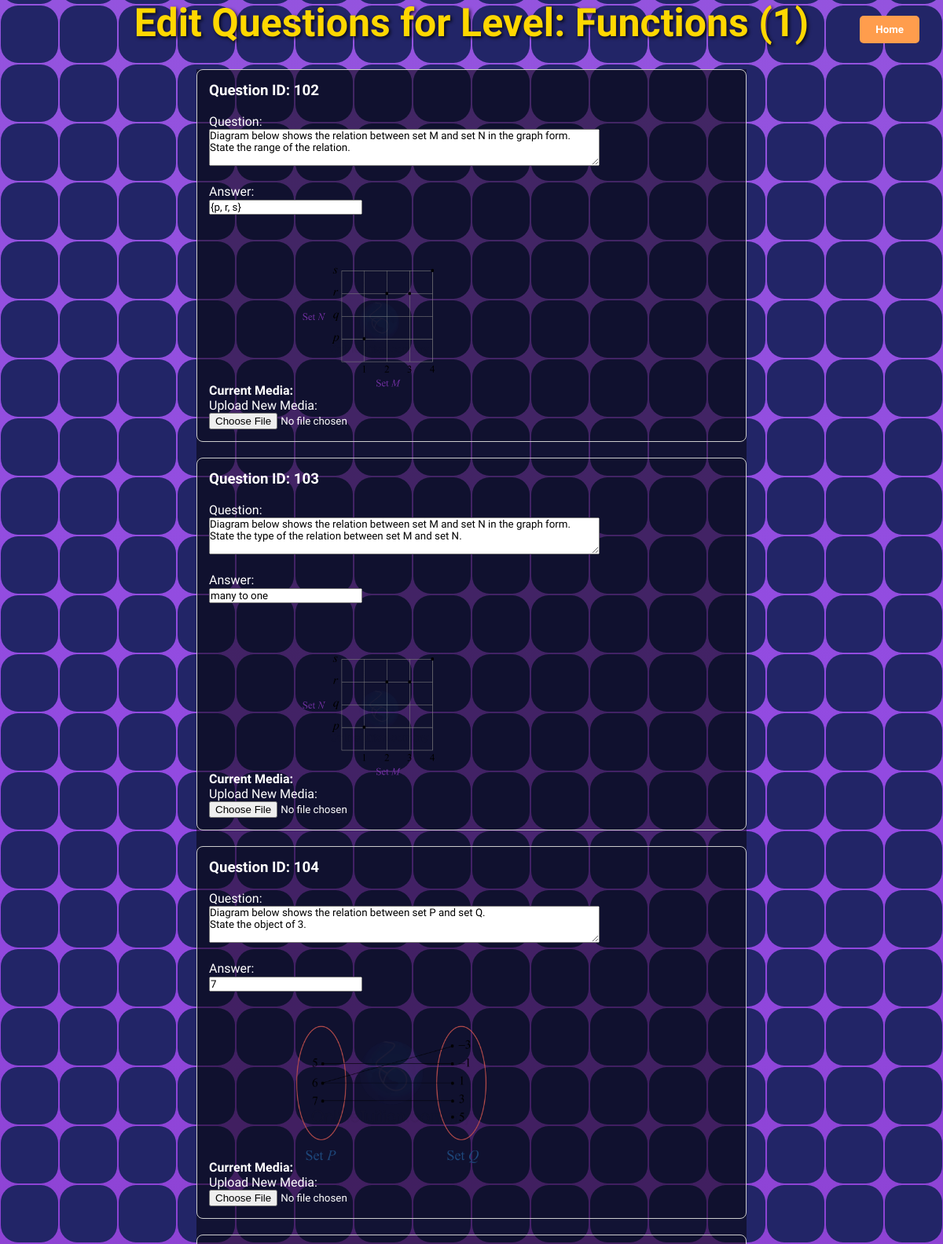
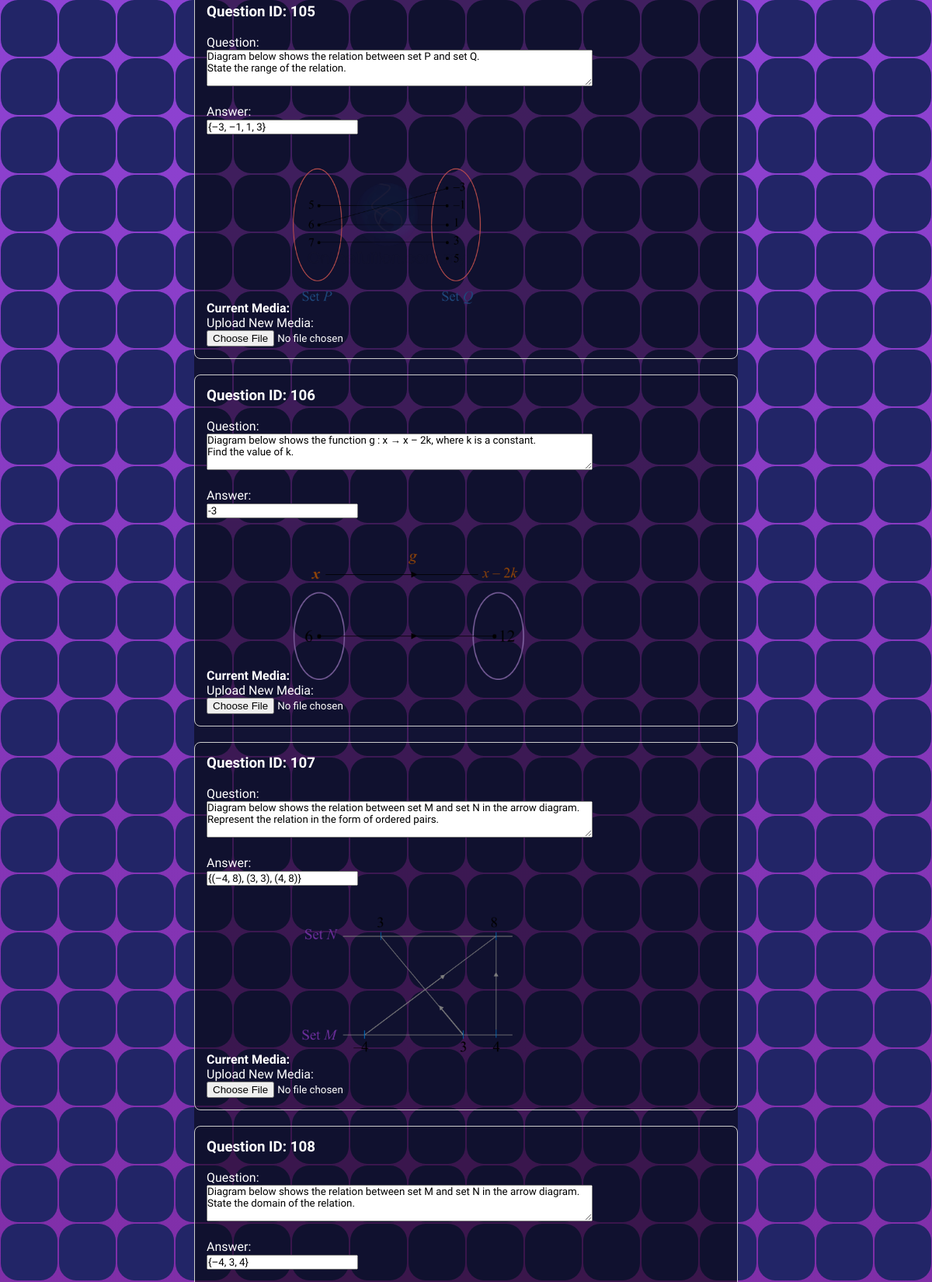
The app's page /editquestion.php?level_id=58 (upper part) with its own data (2 pictures, top to bottom).
### tables this page shows
CREATE TABLE IF NOT EXISTS `level` (
  `level_id` int NOT NULL AUTO_INCREMENT,
  `level_name` varchar(255) NOT NULL,
  PRIMARY KEY (`level_id`)
);

CREATE TABLE IF NOT EXISTS `question` (
  `question_id` int NOT NULL AUTO_INCREMENT,
  `question_text` text NOT NULL,
  `level_id` int NOT NULL,
  `question_type` varchar(255) NOT NULL,
  PRIMARY KEY (`question_id`),
  KEY `level_id` (`level_id`)
);

CREATE TABLE IF NOT EXISTS `answer` (
  `answer_id` int NOT NULL AUTO_INCREMENT,
  `answer_text` text NOT NULL,
  `question_id` int NOT NULL,
  PRIMARY KEY (`answer_id`),
  KEY `answer_ibfk_1` (`question_id`)
);

CREATE TABLE IF NOT EXISTS `media` (
  `media_id` int NOT NULL AUTO_INCREMENT,
  `media_type` enum('image','video','slides','') NOT NULL,
  `media_URL` varchar(255) NOT NULL,
  `material_id` int DEFAULT NULL,
  `discussion_id` int DEFAULT NULL,
  `comment_id` int DEFAULT NULL,
  `question_id` int DEFAULT NULL,
  `response_id` int DEFAULT NULL,
  `badge_id` int DEFAULT NULL,
  `faq_id` int DEFAULT NULL,
  PRIMARY KEY (`media_id`),
  KEY `media_ibfk_1` (`discussion_id`),
  KEY `comment_id` (`comment_id`),
  KEY `material_id` (`material_id`),
  KEY `question_id` (`question_id`),
  KEY `response_id` (`response_id`),
  KEY `badge_id` (`badge_id`),
  KEY `faq_id` (`faq_id`)
);

### editquestion.php (the view, shortened to what this page needs)
<?php
$servername = "localhost";
$username = "root";
$password = "";
$dbname = "gimkit";
$conn = new mysqli($servername, $username, $password, $dbname);
$levelId = $_GET['level_id'] ?? 0;
$levelNameSql = "SELECT level_name FROM level WHERE level_id = ?";
$stmt = $conn->prepare($levelNameSql);
$stmt->bind_param("i", $levelId);
$stmt->execute();
$result = $stmt->get_result();
$level = $result->fetch_assoc();
if ($level) {
    $levelName = $level['level_name'];
} else {
    echo "Invalid Level ID.";
    exit();
}
$sql = "SELECT q.*, a.answer_text, m.media_type, m.media_URL
        FROM question q
        LEFT JOIN answer a ON q.question_id = a.question_id
        LEFT JOIN media m ON q.question_id = m.question_id
        WHERE q.level_id = ?";
$stmt = $conn->prepare($sql);
$stmt->bind_param("i", $levelId);
$stmt->execute();
$result = $stmt->get_result();
$questions = [];
while ($row = $result->fetch_assoc()) {
    $questions[] = $row;
}
?>
<!DOCTYPE html>
<html lang="en">
<head>
</head>
<body>
    <section>
    <?php for ($i = 0; $i < 100; $i++) {
            echo "<span></span>";
            echo "<span></span>";
            echo "<span></span>";
            echo "<span></span>";
            echo "<span></span>";
            echo "<span></span>";
            echo "<span></span>";
            echo "<span></span>";
            echo "<span></span>";
            echo "<span></span>";
            echo "<span></span>";
            echo "<span></span>";
            echo "<span></span>";
            echo "<span></span>";
            echo "<span></span>";
            echo "<span></span>";
            echo "<span></span>";
            echo "<span></span>";
            echo "<span></span>";
            echo "<span></span>";
            echo "<span></span>";
            echo "<span></span>";
            echo "<span></span>";
            echo "<span></span>";
        } ?>
    </section>
    <div class="container">
        <button class="home-button" onclick="window.location.href='home.php'">Home</button>
        <h1>Edit Questions for Level: <?php echo htmlspecialchars($levelName); ?></h1>
        <form action="editquestion.php?level_id=<?php echo $levelId; ?>" method="post" enctype="multipart/form-data">
            <?php foreach ($questions as $question) : ?>
                <div class="question">
                    <h3>Question ID: <?php echo $question['question_id']; ?></h3>
                    <br>
                    <label>Question: <label>
                        <br>
                    <textarea name="question_texts[]" cols="60" rows="3"><?php echo htmlspecialchars($question['question_text']); ?></textarea>
                    <?php if ($question['question_type'] == 'mcq' && !empty($question['options'])) : ?>
                        <?php foreach ($question['options'] as $option) : ?>
                            <div>
                            <br>
                                <input type="radio" name="correct_option[<?php echo $question['question_id']; ?>]" value="<?php echo $option['option_id']; ?>" <?php echo ($option['iscorrect']) ? 'checked' : ''; ?>>
                                <input type="text" name="options[<?php echo $question['question_id']; ?>][<?php echo $option['option_id']; ?>]" value="<?php echo htmlspecialchars($option['option_text']); ?>">
                            </div>
                        <?php endforeach; ?>
                        <br>
                    <?php elseif ($question['question_type'] == 'fill_blank') : ?>
                        <div>
                            <br>
                            Answer: <br>
                            <input type="text" name="answers[<?php echo $question['question_id']; ?>]" value="<?php echo htmlspecialchars($question['answer_text']); ?>">
                        </div>
                    <?php endif; ?>
                    <br>
                    <?php if ($question['media_type']) : ?>
                        <div>
                            <strong>Current Media:</strong>
                            <?php if ($question['media_type'] == 'image') : ?>
                                <img src="uploads/<?php echo $question['media_URL']; ?>" class="media-preview">
                            <?php elseif ($question['media_type'] == 'video') : ?>
                                <video controls class="media-preview">
                                    <source src="uploads/<?php echo $question['media_URL']; ?>">
                                </video>
                            <?php elseif ($question['media_type'] == 'slides') : ?>
                                <embed src="uploads/<?php echo $question['media_URL']; ?>" class="media-preview">
                            <?php endif; ?>
                        </div>
                    <?php endif; ?>
                    <div>
                        <label for="media[<?php echo $question['question_id']; ?>]">Upload New Media:</label>
                        <br>
                        <input type="file" name="media[<?php echo $question['question_id']; ?>]">
                    </div>
                </div>
            <?php endforeach; ?>
        </form>
    </div>
</body>
</html>

### editquestion.php (style rules this page uses)
* { margin: 0; padding: 0; box-sizing: border-box; font-family: 'Bagel Fat One', sans-serif; cursor: url('../images/icons8-cursor-100.png'), auto; }
body { display: flex; flex-direction: column; justify-content: center; align-items: center; min-height: 100vh; background: #010326; color: #fff; }
h1 { font-size: 50px; margin-bottom: 30px; color: gold; text-shadow: 2px 2px 4px rgba(0, 0, 0, 0.8); text-align: center; }
.question { border: 1px solid #ccc; padding: 15px; margin-bottom: 20px; background: rgba(2, 2, 2, 0.1); border-radius: 8px; width: 100%; }
.media-preview { max-width: 300px; max-height: 200px; margin-top: 10px; }
button { background-color: #ff9d4d; color: white; padding: 10px 324px; border: none; cursor: pointer; transition: opacity 0.3s ease; margin-right: 10px; }
.container { position: relative; z-index: 10; width: 100%; display: flex; flex-direction: column; align-items: center; }
section { position: absolute; width: 100vw; height: 700vh; display: flex; justify-content: center; align-items: center; gap: 2px; flex-wrap: wrap; overflow: hidden; z-index: 1; }
section::before { content: ''; position: absolute; width: 100%; height: 200%; background: linear-gradient(#010326, #965edb, #9249e1, rgb(127, 45, 165), rgb(138, 33, 173), #010326); animation: animate 10s linear infinite; }
.home-button { position: absolute; top: 20px; right: 20px; z-index: 1002; padding: 10px 20px; background-color: #ff9d4d; color: white; text-decoration: none; font-family: 'Bagel Fat One', sans-serif; font-weight: bold; border-radius: 5px; }
form { width: 700px; background: rgba(2, 2, 2, 0.5); }

### records on screen
level: level_name "Functions (1)"
question: question_id "102", question_text "Diagram below shows the relation between set M and set N in the graph form. State the range of the relation.", answer_text "{p, r, s}", media.media_URL (picture)
question: question_id "103", question_text "Diagram below shows the relation between set M and set N in the graph form. State the type of the relation between set M and set N.", answer_text "many to one", media.media_URL (picture)
question: question_id "104", question_text "Diagram below shows the relation between set P and set Q. State the object of 3.", answer_text "7", media.media_URL (picture)
question: question_id "105", question_text "Diagram below shows the relation between set P and set Q. State the range of the relation.", answer_text "{–3, –1, 1, 3}", media.media_URL (picture)
question: question_id "106", question_text "Diagram below shows the function g : x → x – 2k, where k is a constant. Find the value of k.", answer_text "-3", media.media_URL (picture)
question: question_id "107", question_text "Diagram below shows the relation between set M and set N in the arrow diagram. Represent the relation in the form of ordered pairs.", answer_text "{(–4, 8), (3, 3), (4, 8)}", media.media_URL (picture)
question: question_id "108", question_text "Diagram below shows the relation between set M and set N in the arrow diagram. State the domain of the relation.", answer_text "{–4, 3, 4}"
